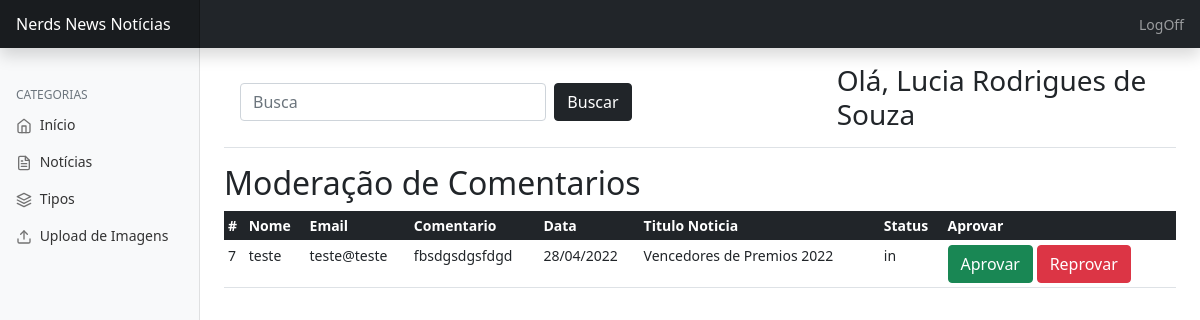
Page /admin/admin.php (signed in) on the committed database.
### tables this page shows
CREATE TABLE `comentarios_tb` (
  `id_comentario` int(11) NOT NULL,
  `nome` varchar(50) NOT NULL,
  `email` varchar(100) NOT NULL,
  `data` date NOT NULL,
  `comentario` tinytext NOT NULL,
  `status` enum('in','ap','rp') NOT NULL,
  `id_not` int(11) NOT NULL
);

CREATE TABLE `noticias_tb` (
  `id_noticia` int(11) NOT NULL,
  `data` date NOT NULL,
  `tipo` char(3) NOT NULL,
  `titulo` tinytext NOT NULL,
  `resumo` text NOT NULL,
  `texto` mediumtext NOT NULL,
  `imagem` varchar(48) DEFAULT NULL,
  `alt` varchar(100) DEFAULT NULL,
  `destaque` enum('sim','nao') NOT NULL
);

### admin/admin.php (the view, shortened to what this page needs)
<?php
require_once('../conexao/conecta.php');
$nomeusuario = $_SESSION['nome'];
$sqlbusca = "SELECT comentarios_tb.id_comentario,comentarios_tb.nome, comentarios_tb.email,comentarios_tb.comentario,comentarios_tb.data,comentarios_tb.status,noticias_tb.titulo FROM comentarios_tb  INNER JOIN noticias_tb ON comentarios_tb.id_not = noticias_tb.id_noticia WHERE  status='in' ";
   $resultadobusca = mysqli_query($con,$sqlbusca);
   $linhabusca = mysqli_fetch_assoc($resultadobusca);
$sql = "SELECT comentarios_tb.id_comentario,comentarios_tb.nome, comentarios_tb.email,comentarios_tb.comentario,comentarios_tb.data,comentarios_tb.status,noticias_tb.titulo FROM comentarios_tb  INNER JOIN noticias_tb ON comentarios_tb.id_not = noticias_tb.id_noticia WHERE status='in' ORDER BY id_comentario ASC ";
$resultado = mysqli_query($con,$sql);
$linha = mysqli_fetch_assoc($resultado);
?>
<!doctype html>
<html lang="pt-br">
  <head>
<link href="../css/bootstrap.min.css" rel="stylesheet">
    <link href="../css/dashboard.css" rel="stylesheet">
  </head>
  <body>
  <?php
    include('topo.php');
  ?>
<div class="container-fluid">
  <div class="row">
    <?php
    include('navegacao.php');
    ?>
    <main class="col-md-9 ms-sm-auto col-lg-10 px-md-4">
      <div class="d-flex justify-content-between flex-wrap flex-md-nowrap align-items-center pt-3 pb-2 mb-3 border-bottom">
        <form class="d-flex w-75" action="admin.php" method="GET">
  <input class="form-control me-2 w-50 mx-3" type="search" name="busca" placeholder="Busca" aria-label="Search">
   <button class="btn btn-dark" type="submit">Buscar</button>
 </form>
        <h2 class="h3">
       Olá, <?php echo $nomeusuario?>
        </h2>
      </div>
<?php if($linhabusca > 0){?>
    <?php if($linha > 0) {?>
    <h2>Moderação de Comentarios </h2>
      <div class="table-responsive">
        <table class="table table-hover table-sm">
          <thead class="table-dark">
            <tr>
              <th scope="col">#</th>
              <th scope="col">Nome</th>
              <th scope="col">Email</th>
              <th scope="col">Comentario</th>
              <th scope="col">Data</th>
              <th scope="col">Titulo Noticia</th>
              <th scope="col">Status</th>
              <th scope="col">Aprovar</th>
            </tr>
          </thead>
          <tbody>
            <?php do{?>
            <tr>
            <td><?php echo $linha ['id_comentario']?></td>
                <td><?php echo $linha ['nome']?></td>
                <td><?php echo $linha ['email']?></td>
                <td><?php echo $linha ['comentario']?></td>
                <td><?php $data = date_create($linha['data']);
                echo date_format($data, 'd/m/Y');
                ?></td>
                <td><?php echo $linha ['titulo']?></td>
                <td><?php echo $linha ['status']?></td>
                <td>
                <form action="" method="POST">
                <button type="submit" name="aprovar" class="btn btn-success" value="sim">Aprovar</button>
                <button type="submit" name="aprovar" class="btn btn-danger" value="nao">Reprovar</button>
                </form>
                </td>
            </tr>
            <?php }while($linha = mysqli_fetch_assoc($resultado))?>
          </tbody>
        </table>
      </div>
      <?php } else {?>
        <h2>Não existe resultado para o termo <?php  echo $busca ?></h2>
       <?php }?>
       <?php } else{?>
        <h2>Todos os comentarios ja foram moderados</h2>
        <?php }?>
    </main>
  </div>
</div>
  </body>
</html>

### css/dashboard.css (style rules this page uses)
body { font-size: .875rem; }

### rows in the picture
comentarios_tb: id_comentario "7", nome "teste", email "teste@teste", comentario "fbsdgsdgsfdgd", data "28/04/2022", id_not.titulo "Vencedores de Premios 2022", status "in"

### other values in the picture
$nomeusuario "Lucia Rodrigues de Souza"
